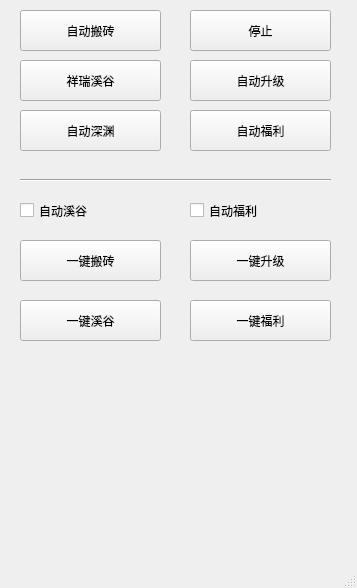
<?xml version="1.0" encoding="UTF-8"?>
<ui version="4.0">
 <class>MainWindow</class>
 <widget class="QMainWindow" name="MainWindow">
  <property name="geometry">
   <rect>
    <x>0</x>
    <y>0</y>
    <width>357</width>
    <height>588</height>
   </rect>
  </property>
  <property name="windowTitle">
   <string>MainWindow</string>
  </property>
  <widget class="QWidget" name="centralwidget">
   <widget class="QPushButton" name="btn_snowmountain">
    <property name="geometry">
     <rect>
      <x>20</x>
      <y>10</y>
      <width>141</width>
      <height>41</height>
     </rect>
    </property>
    <property name="text">
     <string>自动搬砖</string>
    </property>
   </widget>
   <widget class="QPushButton" name="btn_stop">
    <property name="geometry">
     <rect>
      <x>190</x>
      <y>10</y>
      <width>141</width>
      <height>41</height>
     </rect>
    </property>
    <property name="autoFillBackground">
     <bool>false</bool>
    </property>
    <property name="text">
     <string>停止</string>
    </property>
   </widget>
   <widget class="QPushButton" name="btn_valley">
    <property name="geometry">
     <rect>
      <x>20</x>
      <y>60</y>
      <width>141</width>
      <height>41</height>
     </rect>
    </property>
    <property name="text">
     <string>祥瑞溪谷</string>
    </property>
   </widget>
   <widget class="QPushButton" name="btn_agency">
    <property name="geometry">
     <rect>
      <x>190</x>
      <y>60</y>
      <width>141</width>
      <height>41</height>
     </rect>
    </property>
    <property name="text">
     <string>自动升级</string>
    </property>
   </widget>
   <widget class="QCheckBox" name="ckbox_auto_valley">
    <property name="geometry">
     <rect>
      <x>20</x>
      <y>190</y>
      <width>90</width>
      <height>41</height>
     </rect>
    </property>
    <property name="text">
     <string>自动溪谷</string>
    </property>
   </widget>
   <widget class="QCheckBox" name="ckbox_auto_welfare">
    <property name="geometry">
     <rect>
      <x>190</x>
      <y>190</y>
      <width>90</width>
      <height>41</height>
     </rect>
    </property>
    <property name="text">
     <string>自动福利</string>
    </property>
   </widget>
   <widget class="QPushButton" name="btn_auto_work">
    <property name="geometry">
     <rect>
      <x>20</x>
      <y>240</y>
      <width>141</width>
      <height>41</height>
     </rect>
    </property>
    <property name="text">
     <string>一键搬砖</string>
    </property>
   </widget>
   <widget class="QPushButton" name="btn_auto_levelup">
    <property name="geometry">
     <rect>
      <x>190</x>
      <y>240</y>
      <width>141</width>
      <height>41</height>
     </rect>
    </property>
    <property name="text">
     <string>一键升级</string>
    </property>
   </widget>
   <widget class="Line" name="line">
    <property name="geometry">
     <rect>
      <x>20</x>
      <y>170</y>
      <width>311</width>
      <height>20</height>
     </rect>
    </property>
    <property name="orientation">
     <enum>Qt::Horizontal</enum>
    </property>
   </widget>
   <widget class="QPushButton" name="btn_demon">
    <property name="geometry">
     <rect>
      <x>20</x>
      <y>110</y>
      <width>141</width>
      <height>41</height>
     </rect>
    </property>
    <property name="text">
     <string>自动深渊</string>
    </property>
   </widget>
   <widget class="QPushButton" name="btn_auto_valley">
    <property name="geometry">
     <rect>
      <x>20</x>
      <y>300</y>
      <width>141</width>
      <height>41</height>
     </rect>
    </property>
    <property name="text">
     <string>一键溪谷</string>
    </property>
   </widget>
   <widget class="QPushButton" name="btn_auto_welfare">
    <property name="geometry">
     <rect>
      <x>190</x>
      <y>300</y>
      <width>141</width>
      <height>41</height>
     </rect>
    </property>
    <property name="text">
     <string>一键福利</string>
    </property>
   </widget>
   <widget class="QPushButton" name="btn_welfare">
    <property name="geometry">
     <rect>
      <x>190</x>
      <y>110</y>
      <width>141</width>
      <height>41</height>
     </rect>
    </property>
    <property name="text">
     <string>自动福利</string>
    </property>
   </widget>
  </widget>
  <widget class="QMenuBar" name="menubar">
   <property name="geometry">
    <rect>
     <x>0</x>
     <y>0</y>
     <width>357</width>
     <height>23</height>
    </rect>
   </property>
  </widget>
  <widget class="QStatusBar" name="statusbar"/>
 </widget>
 <resources/>
 <connections/>
</ui>
